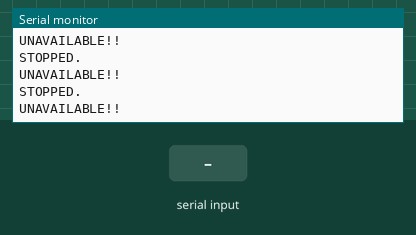
Bench run of a sketch on a simulated Arduino Uno, built with avr-gcc and run on an emulated ATmega328P. Parts: the last lines printed to the serial monitor. Inputs (shaded band) come from the test bench. Random numbers use the default seed unless the sketch sets one.

Above: at 1.2 s.
1.3 s: byte 30 received over Serial
At 1.5 s:
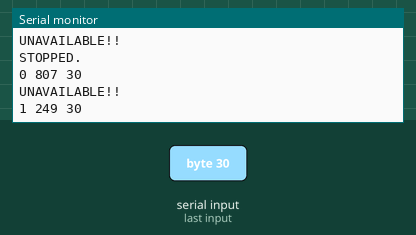
2.9 s: byte 90 received over Serial
At 3.11 s:
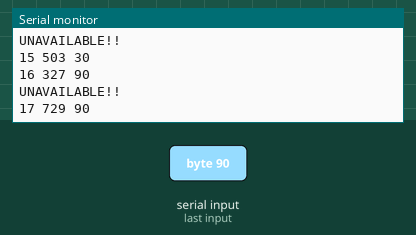
4.4 s: byte 120 received over Serial
Timing chart, 0 to 7.4 s (numbered marks = the images above; inputs shaded):
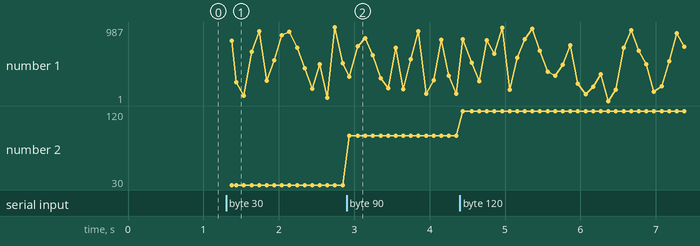

The sketch:

SerialTest1.ino
```cpp
long randomValue = 0;
long counterValue = 0;

int serialValue;
int started = 0;

void setup()
{
  Serial.begin(9600);
}

void loop()
{
  if(Serial.available())
  {
    serialValue = Serial.read();
    started = 1;
  }
  else
  {
    Serial.println("UNAVAILABLE!!");
  }

 if(started)
 {
   randomValue = random(1000);

   Serial.print(counterValue);
   Serial.print(" ");
   Serial.print(randomValue);
   Serial.print(" ");
   Serial.print(serialValue);
   Serial.println();

   counterValue = (counterValue + 1) % 1000;

   delay(100);
 }
 else
 {
   Serial.println("STOPPED.");
 }

}
```

Measured:
- after the input at 1.3 s, the serial monitor: prints a new line after 0.08 s (image 1)
- after the input at 2.9 s, the serial monitor: prints a new line at once (image 2)
- plotted number 2: 30 → 90 after the input at 2.9 s
